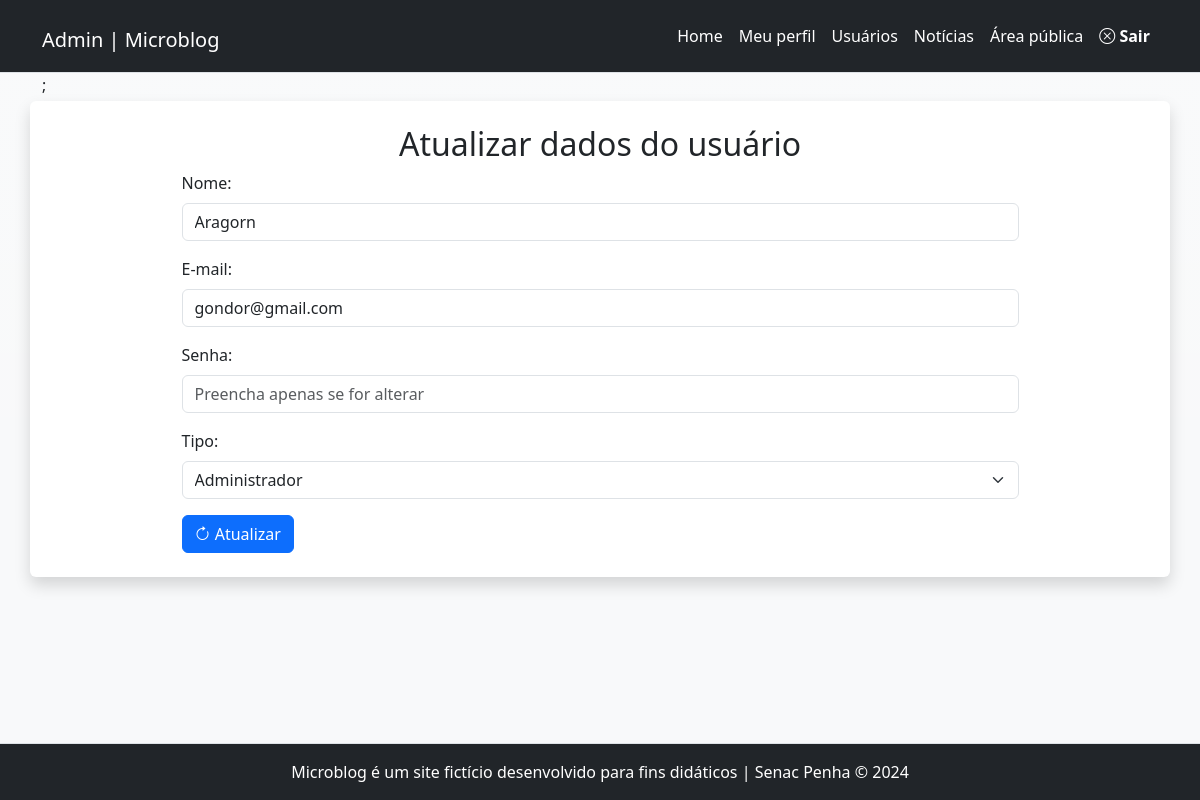
Screenshot of /admin/usuario-atualiza.php?id=11 (signed in) with the database file from the repository.
### tables this page shows
CREATE TABLE `usuarios` (
  `id` int(11) NOT NULL,
  `nome` varchar(45) NOT NULL,
  `email` varchar(45) NOT NULL,
  `senha` varchar(255) NOT NULL,
  `tipo` enum('admin','editor') NOT NULL
);

### inc/funcoes-usuarios.php (called while the page is built, shortened)
<?php
require "conecta.php";
function lerUmUsuarios($conexao, $id){
    $sql = "SELECT * FROM usuarios WHERE id = $id";
    $resultado = mysqli_query($conexao, $sql)
    or die(mysqli_error($conexao));
    return mysqli_fetch_assoc($resultado);
}

### admin/usuario-atualiza.php (the view, shortened to what this page needs)
<?php
require_once "../inc/cabecalho-admin.php";
require_once "../inc/funcoes-usuarios.php";
$id = $_GET['id'];
$dadosUsuario = lerUmUsuarios($conexao, $id);
?>
<div class="row">
	<article class="col-12 bg-white rounded shadow my-1 py-4">
		<h2 class="text-center">
			Atualizar dados do usuário
		</h2>
		<form autocomplete="off" class="mx-auto w-75" action="" method="post" id="form-atualizar" name="form-atualizar">
			<div class="mb-3">
				<label class="form-label" for="nome">Nome:</label>
				<input value="<?= $dadosUsuario['nome'] ?>" class="form-control" type="text" id="nome" name="nome" required>
			</div>
			<div class="mb-3">
				<label class="form-label" for="email">E-mail:</label>
				<input value="<?= $dadosUsuario['email'] ?>" class="form-control" type="email" id="email" name="email" required>
			</div>
			<div class="mb-3">
				<label class="form-label" for="senha">Senha:</label>
				<input class="form-control" type="password" id="senha" name="senha" placeholder="Preencha apenas se for alterar">
			</div>
			<div class="mb-3">
				<label class="form-label" for="tipo">Tipo:</label>
				<select class="form-select" name="tipo" id="tipo" required>
					<option <?php if ($dadosUsuario['tipo'] == 'admin') echo 'selected' ?> value="admin">Administrador</option>
				</select>
			</div>
			<button class="btn btn-primary" name="atualizar"><i class="bi bi-arrow-clockwise"></i> Atualizar</button>
		</form>
	</article>
</div>
<?php
require_once "../inc/rodape-admin.php";
?>

### rows the page displays
usuarios: nome "Aragorn", email "gondor@gmail.com", tipo "Administrador"
